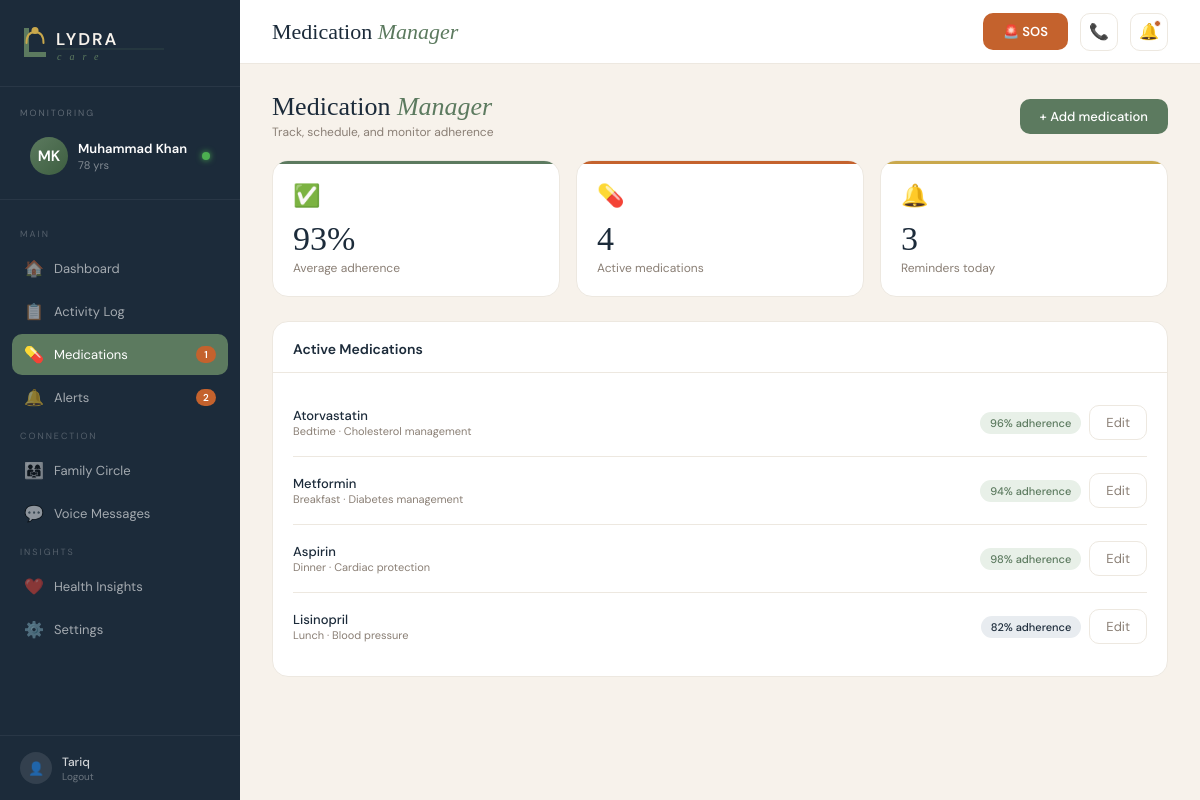
The page /medications.php (signed in) on the database its author committed.
### tables this page shows
CREATE TABLE IF NOT EXISTS lydra_seniors (
    id INT AUTO_INCREMENT PRIMARY KEY,
    full_name VARCHAR(255) NOT NULL,
    age INT,
    gender VARCHAR(10),
    location VARCHAR(255),
    primary_caregiver_id INT,
    language VARCHAR(50) DEFAULT 'English',
    check_in_time_am TIME DEFAULT '08:00:00',
    voice_speed DECIMAL(3,2) DEFAULT 0.85,
    created_at TIMESTAMP DEFAULT CURRENT_TIMESTAMP,
    updated_at TIMESTAMP DEFAULT CURRENT_TIMESTAMP ON UPDATE CURRENT_TIMESTAMP,
    FOREIGN KEY (primary_caregiver_id) REFERENCES lydra_caregivers(id)
);

CREATE TABLE IF NOT EXISTS lydra_medications (
    id INT AUTO_INCREMENT PRIMARY KEY,
    senior_id INT NOT NULL,
    medication_name VARCHAR(255) NOT NULL,
    dosage VARCHAR(100),
    timing VARCHAR(50),
    reason VARCHAR(255),
    adherence_rate INT DEFAULT 100,
    created_at TIMESTAMP DEFAULT CURRENT_TIMESTAMP,
    FOREIGN KEY (senior_id) REFERENCES lydra_seniors(id) ON DELETE CASCADE
);

### config/auth.php (called while the page is built, shortened)
<?php
function getCurrentUserName() {
    return $_SESSION['user_name'] ?? null;
}
?>

### medications.php (the view, shortened to what this page needs)
<?php
$currentPage = 'medications';
$topbarTitle = 'Medication <span>Manager</span>';
include 'header.php';
$seniorId = getCurrentSeniorId();
$medications = [];
$totalMeds = 0;
$totalAdherence = 0;
if ($seniorId) {
    $stmt = $pdo->prepare('SELECT * FROM lydra_medications WHERE senior_id = ? ORDER BY timing ASC');
    $stmt->execute([$seniorId]);
    $medications = $stmt->fetchAll();
    foreach ($medications as $med) {
        $totalAdherence += $med['adherence_rate'];
    }
    $totalMeds = count($medications);
    if ($totalMeds > 0) {
        $totalAdherence = number_format($totalAdherence / $totalMeds, 0);
    }
}
?>
<div class="page">
  <div class="section-hd">
    <div><h2>Medication <em>Manager</em></h2><p>Track, schedule, and monitor adherence</p></div>
    <button class="btn-primary" onclick="showToast('➕ Opening add medication form…')">+ Add medication</button>
  </div>
  <div class="stat-grid" style="grid-template-columns:repeat(3,1fr)">
    <div class="stat-card green"><div class="stat-icon">✅</div><div class="stat-val"><?php echo $totalAdherence; ?>%</div><div class="stat-label">Average adherence</div></div>
    <div class="stat-card rust"><div class="stat-icon">💊</div><div class="stat-val"><?php echo $totalMeds; ?></div><div class="stat-label">Active medications</div></div>
    <div class="stat-card gold"><div class="stat-icon">🔔</div><div class="stat-val">3</div><div class="stat-label">Reminders today</div></div>
  </div>
  <div class="card">
    <div class="card-head"><h3>Active Medications</h3></div>
    <div class="card-body">
      <?php if (empty($medications)): ?>
        <div class="empty"><p>No medications added yet.</p></div>
      <?php else: ?>
        <?php foreach ($medications as $med): ?>
          <div class="med-row" style="padding:16px 0;">
            <div class="med-name">
              <h4><?php echo htmlspecialchars($med['medication_name']); ?></h4>
              <p><?php echo htmlspecialchars($med['timing']); ?> · <?php echo htmlspecialchars($med['reason']); ?></p>
            </div>
            <div style="display:flex;gap:8px;align-items:center">
              <span class="chip <?php echo $med['adherence_rate'] >= 90 ? 'green' : ($med['adherence_rate'] >= 70 ? 'navy' : 'rust'); ?>"><?php echo $med['adherence_rate']; ?>% adherence</span>
              <button class="btn-ghost" onclick="showToast('📝 Editing medication…')">Edit</button>
            </div>
          </div>
        <?php endforeach; ?>
      <?php endif; ?>
    </div>
  </div>
</div>
<?php include 'footer.php';

### header.php (shortened to what this page needs)
<?php
require_once __DIR__ . '/config/db.php';
require_once __DIR__ . '/config/auth.php';
$seniorId = getCurrentSeniorId();
$senior = null;
if ($seniorId) {
    $stmt = $pdo->prepare('SELECT id, full_name, age FROM lydra_seniors WHERE id = ?');
    $stmt->execute([$seniorId]);
    $senior = $stmt->fetch();
}
?>
<!DOCTYPE html>
<html lang="en">
<head>
<link rel="stylesheet" href="assets/style.css">
</head>
<body>
<div class="app">
  <aside class="sidebar">
    <div class="sidebar-logo">
      <svg width="148" height="42" viewBox="0 0 148 42" fill="none">
        <text x="36" y="21" font-family="'DM Sans',sans-serif" font-size="17" font-weight="600" fill="#F7F2EB" letter-spacing="2">LYDRA</text>
        <text x="37" y="36" font-family="Georgia,serif" font-size="10" fill="#5C7A5F" letter-spacing="8" font-style="italic">care</text>
      </svg>
    </div>
    <div class="sidebar-senior">
      <div class="senior-label">Monitoring</div>
      <div class="senior-card" onclick="showToast('👴 Senior profile…')">
        <div class="senior-avatar"><?php echo $senior ? strtoupper(substr($senior['full_name'], 0, 1) . substr(explode(' ', $senior['full_name'])[1] ?? '', 0, 1)) : 'SN'; ?></div>
        <div class="senior-info">
          <h4><?php echo $senior ? htmlspecialchars($senior['full_name']) : 'No senior'; ?></h4>
          <p><?php echo $senior ? htmlspecialchars($senior['age'] ?? '?') . ' yrs' : 'Not assigned'; ?></p>
        </div>
        <div class="senior-status"></div>
      </div>
    </div>
    <nav class="sidebar-nav">
      <div class="nav-section-label">Main</div>
      <a href="index.php" class="nav-item <?php echo $currentPage === 'dashboard' ? 'active' : ''; ?>">
        <span class="nav-icon">🏠</span>
        <span class="nav-label">Dashboard</span>
      </a>
      <a href="activity.php" class="nav-item <?php echo $currentPage === 'activity' ? 'active' : ''; ?>">
        <span class="nav-icon">📋</span>
        <span class="nav-label">Activity Log</span>
      </a>
      <a href="medications.php" class="nav-item <?php echo $currentPage === 'medications' ? 'active' : ''; ?>">
        <span class="nav-icon">💊</span>
        <span class="nav-label">Medications</span>
        <span class="nav-badge">1</span>
      </a>
      <a href="alerts.php" class="nav-item <?php echo $currentPage === 'alerts' ? 'active' : ''; ?>">
        <span class="nav-icon">🔔</span>
        <span class="nav-label">Alerts</span>
        <span class="nav-badge">2</span>
      </a>
      <div class="nav-section-label">Connection</div>
      <a href="family.php" class="nav-item <?php echo $currentPage === 'family' ? 'active' : ''; ?>">
        <span class="nav-icon">👨‍👩‍👧</span>
        <span class="nav-label">Family Circle</span>
      </a>
      <a href="messages.php" class="nav-item <?php echo $currentPage === 'messages' ? 'active' : ''; ?>">
        <span class="nav-icon">💬</span>
        <span class="nav-label">Voice Messages</span>
      </a>
      <div class="nav-section-label">Insights</div>
      <a href="health.php" class="nav-item <?php echo $currentPage === 'health' ? 'active' : ''; ?>">
        <span class="nav-icon">❤️</span>
        <span class="nav-label">Health Insights</span>
      </a>
      <a href="settings.php" class="nav-item <?php echo $currentPage === 'settings' ? 'active' : ''; ?>">
        <span class="nav-icon">⚙️</span>
        <span class="nav-label">Settings</span>
      </a>
    </nav>
    <div class="sidebar-bottom">
      <div class="user-chip">
        <div class="user-chip-avatar">👤</div>
        <div class="user-chip-info">
          <h5><?php echo htmlspecialchars(explode(' ', getCurrentUserName() ?? 'User')[0]); ?></h5>
          <p><a href="logout.php" style="color:rgba(255,255,255,0.35);text-decoration:none;">Logout</a></p>
        </div>
      </div>
    </div>
  </aside>
  <main class="main">
    <div class="topbar">
      <div class="topbar-title" id="topbarTitle"><?php echo $topbarTitle; ?></div>
      <div class="topbar-actions">
        <button class="sos-trigger" onclick="openSOS()">🚨 SOS</button>
        <button class="icon-btn" onclick="showToast('📞 Starting video call with Muhammad…')">📞</button>
        <a class="icon-btn" href="alerts.php">🔔<div class="dot"></div></a>
      </div>
    </div>

### footer.php (shortened to what this page needs)
  </main>
</div>
</body>
</html>

### rows shown on the page
lydra_seniors: full_name "MK", full_name "Muhammad Khan", age "78"
lydra_medications: medication_name "Atorvastatin", timing "Bedtime", reason "Cholesterol management", adherence_rate "96"
lydra_medications: medication_name "Metformin", timing "Breakfast", reason "Diabetes management", adherence_rate "94"
lydra_medications: medication_name "Aspirin", timing "Dinner", reason "Cardiac protection", adherence_rate "98"
lydra_medications: medication_name "Lisinopril", timing "Lunch", reason "Blood pressure", adherence_rate "82"

### other values the page prints
explode(' ', getCurrentUserName() ?? 'User')[0] "Tariq"
$totalAdherence "93"
$totalMeds "4"
